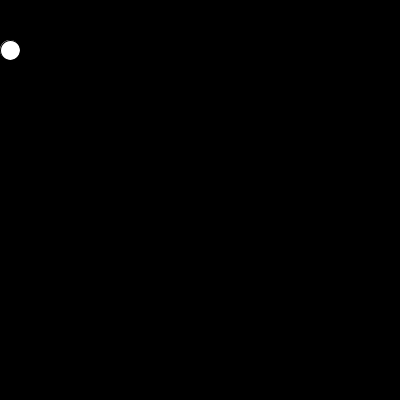
Frame 1 (no input)
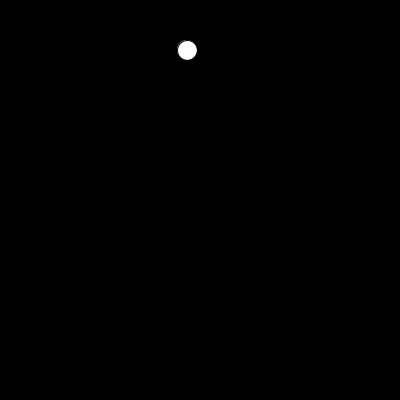
Frame 60 (the mouse pressed at the canvas centre just before this capture)
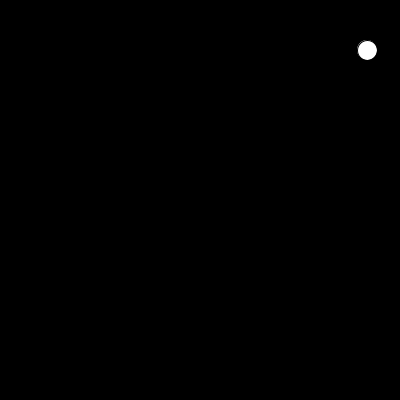
Frame 120 (the mouse held since frame 60 and released just before this capture)

The Processing sketch that drew these frames (run headless with seeded random() and noise(); from frame 60 on, the mouse is pressed at the canvas centre):

// Processing sketch: sketch_02a_pelota_rebote_random
// ── sketch_02a_pelota_rebote_random.pde
int x=10;
float y=height/2;
int velx=3;
int diametro=20;

void setup() {
  size (400, 400);
  background(0);
  fill (255);
}

void draw() {
  background (0);  
  ellipse (x, y, diametro, diametro);
  if (x<(diametro/2)) {
    velx=-velx; 
    y=random (height);
  }
  if (x>width-(diametro/2)) {
    velx=-velx;
    y=random (height);
  }
  x=x+velx;
}
